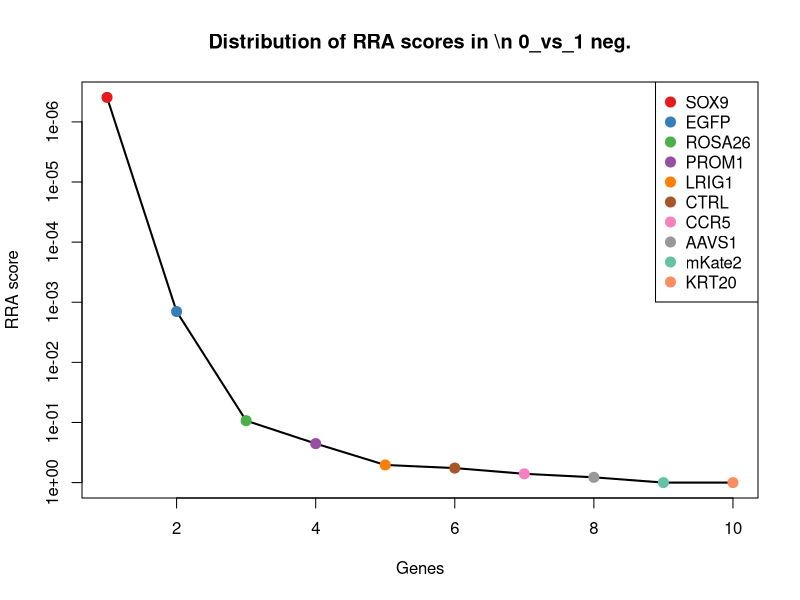
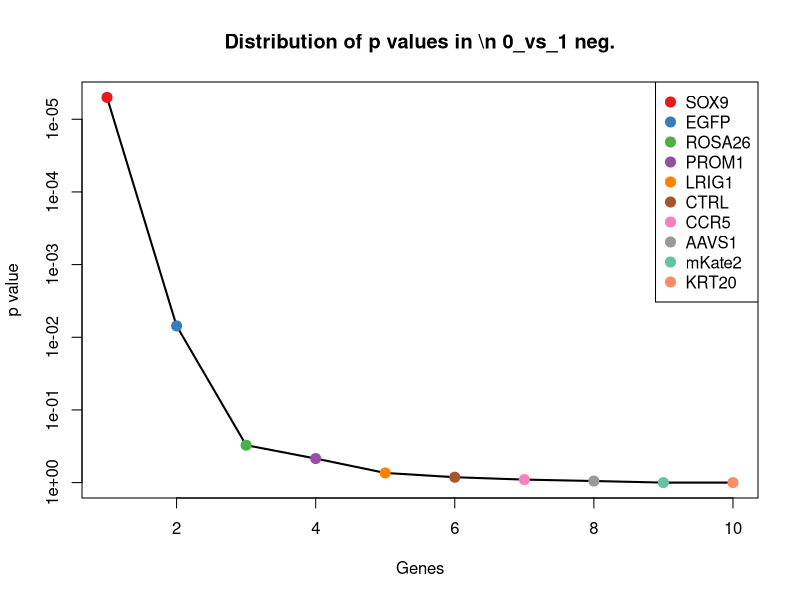
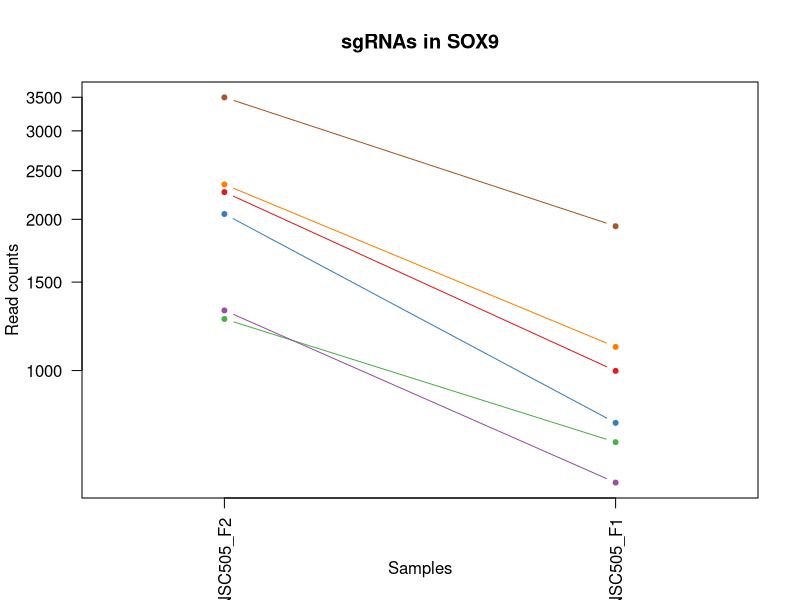
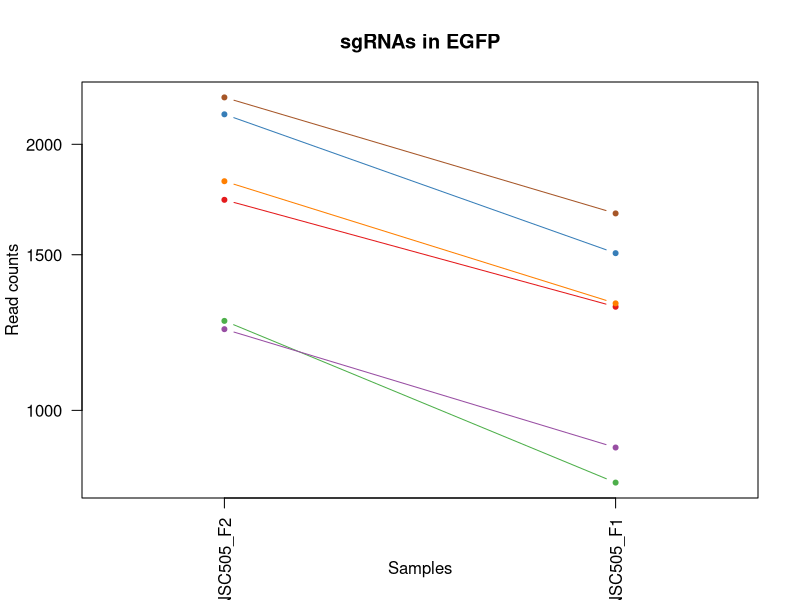
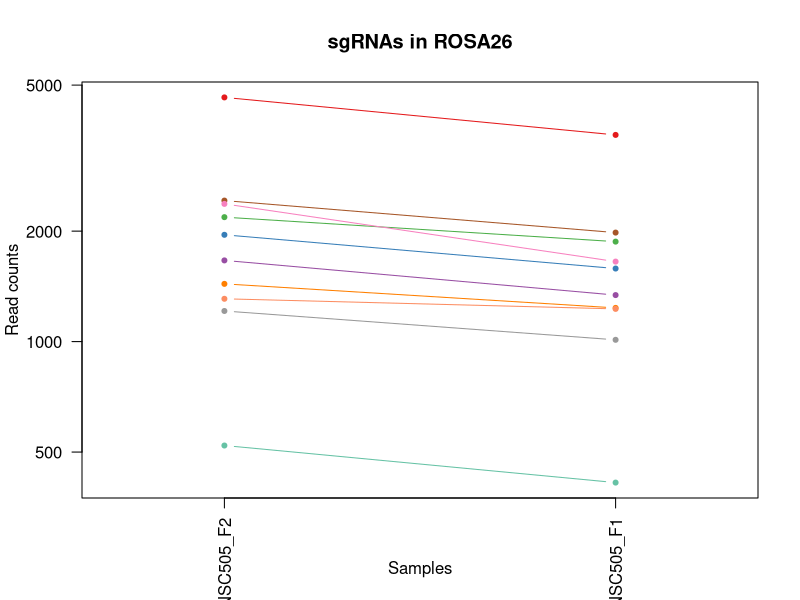
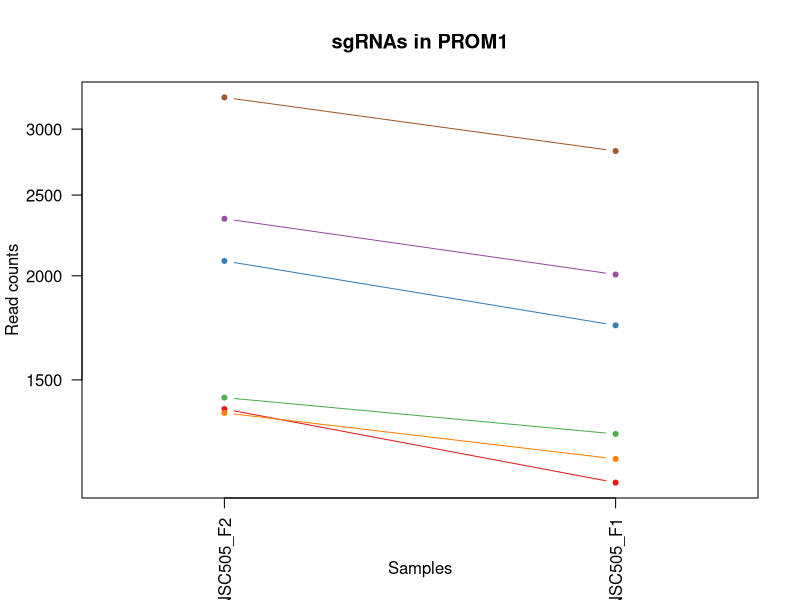
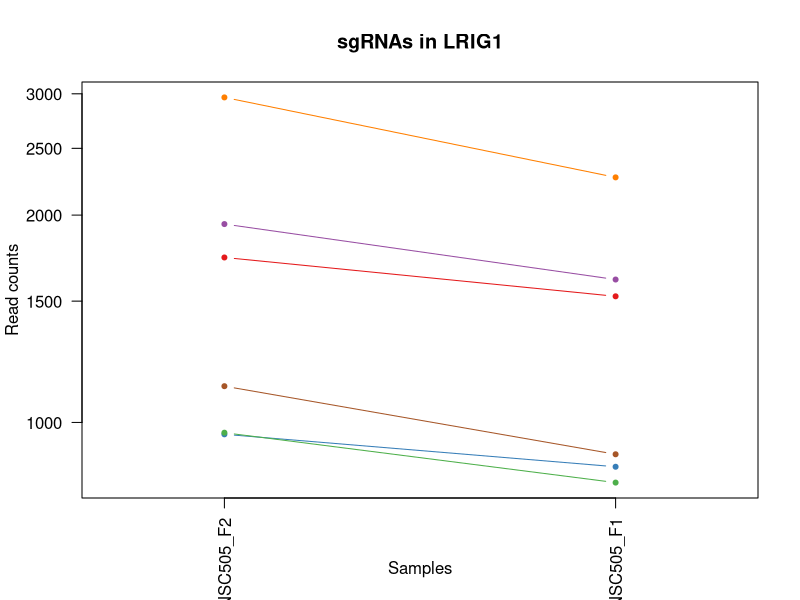
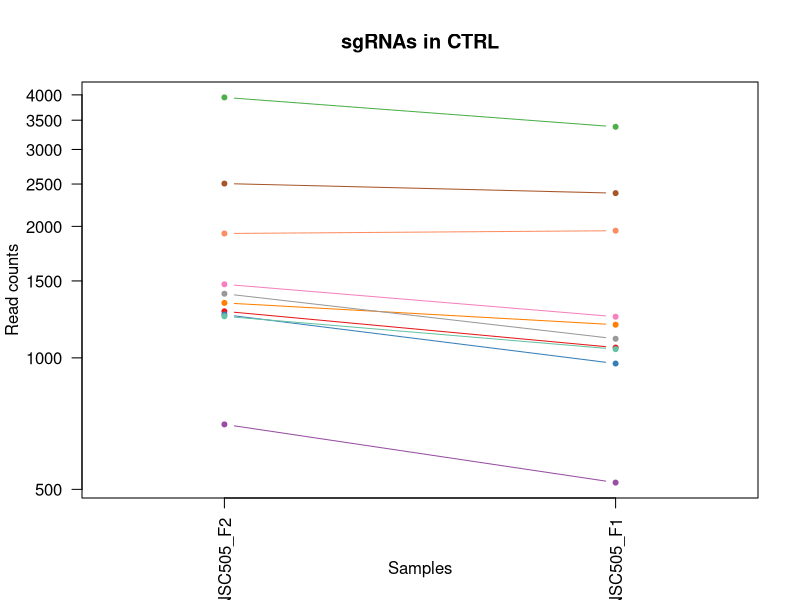

Source code (R) for these figures, in order: (Note: this script raises an error after producing the figures.)
pdf(file='S5A_c1_t0.pdf',width=4.5,height=4.5);
gstable=read.table('S5A_c1_t0.gene_summary.txt',header=T)
# 
#
# parameters
# Do not modify the variables beginning with "__"

# gstablename='__GENE_SUMMARY_FILE__'
startindex=3
# outputfile='__OUTPUT_FILE__'
targetgenelist=c("SOX9","EGFP","ROSA26","PROM1","LRIG1","CTRL","CCR5","AAVS1","mKate2","KRT20")
# samplelabel=sub('.\\w+.\\w+$','',colnames(gstable)[startindex]);
samplelabel='0_vs_1 neg.'


# You need to write some codes in front of this code:
# gstable=read.table(gstablename,header=T)
# pdf(file=outputfile,width=6,height=6)


# set up color using RColorBrewer
#library(RColorBrewer)
#colors <- brewer.pal(length(targetgenelist), "Set1")

colors=c( "#E41A1C", "#377EB8", "#4DAF4A", "#984EA3", "#FF7F00",  "#A65628", "#F781BF",
          "#999999", "#66C2A5", "#FC8D62", "#8DA0CB", "#E78AC3", "#A6D854", "#FFD92F", "#E5C494", "#B3B3B3", 
          "#8DD3C7", "#FFFFB3", "#BEBADA", "#FB8072", "#80B1D3", "#FDB462", "#B3DE69", "#FCCDE5",
          "#D9D9D9", "#BC80BD", "#CCEBC5", "#FFED6F")

######
# function definition

plotrankedvalues<-function(val, tglist, ...){
  
  plot(val,log='y',ylim=c(max(val),min(val)),type='l',lwd=2, ...)
  if(length(tglist)>0){
    for(i in 1:length(tglist)){
      targetgene=tglist[i];
      tx=which(names(val)==targetgene);ty=val[targetgene];
      points(tx,ty,col=colors[(i %% length(colors)) ],cex=2,pch=20)
      # text(tx+50,ty,targetgene,col=colors[i])
    }
    legend('topright',tglist,pch=20,pt.cex = 2,cex=1,col=colors)
  }
}



plotrandvalues<-function(val,targetgenelist, ...){
  # choose the one with the best distance distribution
  
  mindiffvalue=0;
  randval=val;
  for(i in 1:20){
    randval0=sample(val)
    vindex=sort(which(names(randval0) %in% targetgenelist))
    if(max(vindex)>0.9*length(val)){
      # print('pass...')
      next;
    }
    mindiffind=min(diff(vindex));
    if (mindiffind > mindiffvalue){
      mindiffvalue=mindiffind;
      randval=randval0;
      # print(paste('Diff: ',mindiffvalue))
    }
  }
  plot(randval,log='y',ylim=c(max(randval),min(randval)),pch=20,col='grey', ...)
  
  if(length(targetgenelist)>0){
    for(i in 1:length(targetgenelist)){
      targetgene=targetgenelist[i];
      tx=which(names(randval)==targetgene);ty=randval[targetgene];
      points(tx,ty,col=colors[(i %% length(colors)) ],cex=2,pch=20)
      text(tx+50,ty,targetgene,col=colors[i])
    }
  }
  
}




# set.seed(1235)



pvec=gstable[,startindex]
names(pvec)=gstable[,'id']
pvec=sort(pvec);

plotrankedvalues(pvec,targetgenelist,xlab='Genes',ylab='RRA score',main=paste('Distribution of RRA scores in \\n',samplelabel))

# plotrandvalues(pvec,targetgenelist,xlab='Genes',ylab='RRA score',main=paste('Distribution of RRA scores in \\n',samplelabel))


pvec=gstable[,startindex+1]
names(pvec)=gstable[,'id']
pvec=sort(pvec);

plotrankedvalues(pvec,targetgenelist,xlab='Genes',ylab='p value',main=paste('Distribution of p values in \\n',samplelabel))

# plotrandvalues(pvec,targetgenelist,xlab='Genes',ylab='p value',main=paste('Distribution of p values in \\n',samplelabel))



# you need to write after this code:
# dev.off()






# parameters
# Do not modify the variables beginning with "__"
targetmat=list(c(2265.0705135998887,997.6150572672227),c(2048.609728349602,785.9118619750504),c(1265.6223903150726,719.2108552391605),c(1316.3715696321256,597.4090168518834),c(2345.85492149234,1113.6168081122487),c(3496.5148851912318,1937.2292391119324))
targetgene="SOX9"
collabel=c("S34_MNSC505_F2","S33_MNSC505_F1")

# set up color using RColorBrewer
#library(RColorBrewer)
#colors <- brewer.pal(length(targetgenelist), "Set1")

colors=c( "#E41A1C", "#377EB8", "#4DAF4A", "#984EA3", "#FF7F00",  "#A65628", "#F781BF",
          "#999999", "#66C2A5", "#FC8D62", "#8DA0CB", "#E78AC3", "#A6D854", "#FFD92F", "#E5C494", "#B3B3B3", 
          "#8DD3C7", "#FFFFB3", "#BEBADA", "#FB8072", "#80B1D3", "#FDB462", "#B3DE69", "#FCCDE5",
          "#D9D9D9", "#BC80BD", "#CCEBC5", "#FFED6F")


## code

targetmatvec=unlist(targetmat)+1
yrange=range(targetmatvec[targetmatvec>0]);
# yrange[1]=1; # set the minimum value to 1
for(i in 1:length(targetmat)){
  vali=targetmat[[i]]+1;
  if(i==1){
    plot(1:length(vali),vali,type='b',las=1,pch=20,main=paste('sgRNAs in',targetgene),ylab='Read counts',xlab='Samples',xlim=c(0.7,length(vali)+0.3),ylim = yrange,col=colors[(i %% length(colors))],xaxt='n',log='y')
    axis(1,at=1:length(vali),labels=(collabel),las=2)
    # lines(0:100,rep(1,101),col='black');
  }else{
    lines(1:length(vali),vali,type='b',pch=20,col=colors[(i %% length(colors))])
  }
}




# parameters
# Do not modify the variables beginning with "__"
targetmat=list(c(1729.6148869281271,1308.8864220347089),c(2161.5007598916177,1505.122717214211),c(1261.4796001667419,827.4791560278513),c(1234.5514642025914,906.7470191052857),c(1815.577782505992,1320.4865971192114),c(2258.8563283773924,1669.458530911331))
targetgene="EGFP"
collabel=c("S34_MNSC505_F2","S33_MNSC505_F1")

# set up color using RColorBrewer
#library(RColorBrewer)
#colors <- brewer.pal(length(targetgenelist), "Set1")

colors=c( "#E41A1C", "#377EB8", "#4DAF4A", "#984EA3", "#FF7F00",  "#A65628", "#F781BF",
          "#999999", "#66C2A5", "#FC8D62", "#8DA0CB", "#E78AC3", "#A6D854", "#FFD92F", "#E5C494", "#B3B3B3", 
          "#8DD3C7", "#FFFFB3", "#BEBADA", "#FB8072", "#80B1D3", "#FDB462", "#B3DE69", "#FCCDE5",
          "#D9D9D9", "#BC80BD", "#CCEBC5", "#FFED6F")


## code

targetmatvec=unlist(targetmat)+1
yrange=range(targetmatvec[targetmatvec>0]);
# yrange[1]=1; # set the minimum value to 1
for(i in 1:length(targetmat)){
  vali=targetmat[[i]]+1;
  if(i==1){
    plot(1:length(vali),vali,type='b',las=1,pch=20,main=paste('sgRNAs in',targetgene),ylab='Read counts',xlab='Samples',xlim=c(0.7,length(vali)+0.3),ylim = yrange,col=colors[(i %% length(colors))],xaxt='n',log='y')
    axis(1,at=1:length(vali),labels=(collabel),las=2)
    # lines(0:100,rep(1,101),col='black');
  }else{
    lines(1:length(vali),vali,type='b',pch=20,col=colors[(i %% length(colors))])
  }
}




# parameters
# Do not modify the variables beginning with "__"
targetmat=list(c(4627.496595685552,3656.9551953894415),c(1953.3255549379926,1580.5238552634778),c(2182.214710633272,1871.4949136330845),c(1663.3302445548336,1337.8868597459652),c(1435.4767863966372,1234.451965242484),c(2421.460841699378,1980.7298956788172),c(2371.7473599194077,1651.0915870275353),c(1210.730420849689,1010.1819136087672),c(519.9201636155209,411.8062154998419),c(1307.050291798381,1226.7185151861488))
targetgene="ROSA26"
collabel=c("S34_MNSC505_F2","S33_MNSC505_F1")

# set up color using RColorBrewer
#library(RColorBrewer)
#colors <- brewer.pal(length(targetgenelist), "Set1")

colors=c( "#E41A1C", "#377EB8", "#4DAF4A", "#984EA3", "#FF7F00",  "#A65628", "#F781BF",
          "#999999", "#66C2A5", "#FC8D62", "#8DA0CB", "#E78AC3", "#A6D854", "#FFD92F", "#E5C494", "#B3B3B3", 
          "#8DD3C7", "#FFFFB3", "#BEBADA", "#FB8072", "#80B1D3", "#FDB462", "#B3DE69", "#FCCDE5",
          "#D9D9D9", "#BC80BD", "#CCEBC5", "#FFED6F")


## code

targetmatvec=unlist(targetmat)+1
yrange=range(targetmatvec[targetmatvec>0]);
# yrange[1]=1; # set the minimum value to 1
for(i in 1:length(targetmat)){
  vali=targetmat[[i]]+1;
  if(i==1){
    plot(1:length(vali),vali,type='b',las=1,pch=20,main=paste('sgRNAs in',targetgene),ylab='Read counts',xlab='Samples',xlim=c(0.7,length(vali)+0.3),ylim = yrange,col=colors[(i %% length(colors))],xaxt='n',log='y')
    axis(1,at=1:length(vali),labels=(collabel),las=2)
    # lines(0:100,rep(1,101),col='black');
  }else{
    lines(1:length(vali),vali,type='b',pch=20,col=colors[(i %% length(colors))])
  }
}




# parameters
# Do not modify the variables beginning with "__"
targetmat=list(c(1382.6562120054189,1128.1170269678769),c(2082.7877470733315,1742.926306446514),c(1427.1912060999755,1290.519478150913),c(2340.6764338069265,2005.863608361906),c(1368.156446486261,1204.4848462741854),c(3273.839914718449,2822.7092705622968))
targetgene="PROM1"
collabel=c("S34_MNSC505_F2","S33_MNSC505_F1")

# set up color using RColorBrewer
#library(RColorBrewer)
#colors <- brewer.pal(length(targetgenelist), "Set1")

colors=c( "#E41A1C", "#377EB8", "#4DAF4A", "#984EA3", "#FF7F00",  "#A65628", "#F781BF",
          "#999999", "#66C2A5", "#FC8D62", "#8DA0CB", "#E78AC3", "#A6D854", "#FFD92F", "#E5C494", "#B3B3B3", 
          "#8DD3C7", "#FFFFB3", "#BEBADA", "#FB8072", "#80B1D3", "#FDB462", "#B3DE69", "#FCCDE5",
          "#D9D9D9", "#BC80BD", "#CCEBC5", "#FFED6F")


## code

targetmatvec=unlist(targetmat)+1
yrange=range(targetmatvec[targetmatvec>0]);
# yrange[1]=1; # set the minimum value to 1
for(i in 1:length(targetmat)){
  vali=targetmat[[i]]+1;
  if(i==1){
    plot(1:length(vali),vali,type='b',las=1,pch=20,main=paste('sgRNAs in',targetgene),ylab='Read counts',xlab='Samples',xlim=c(0.7,length(vali)+0.3),ylim = yrange,col=colors[(i %% length(colors))],xaxt='n',log='y')
    axis(1,at=1:length(vali),labels=(collabel),las=2)
    # lines(0:100,rep(1,101),col='black');
  }else{
    lines(1:length(vali),vali,type='b',pch=20,col=colors[(i %% length(colors))])
  }
}




# parameters
# Do not modify the variables beginning with "__"
targetmat=list(c(1734.7933746135407,1523.4896610980068),c(960.0916168756729,861.3130000243173),c(965.2701045610866,816.8456622003906),c(1939.8614869559174,1611.457655488818),c(2963.1306535936355,2267.8342290202563),c(1127.874617883072,898.0468877919088))
targetgene="LRIG1"
collabel=c("S34_MNSC505_F2","S33_MNSC505_F1")

# set up color using RColorBrewer
#library(RColorBrewer)
#colors <- brewer.pal(length(targetgenelist), "Set1")

colors=c( "#E41A1C", "#377EB8", "#4DAF4A", "#984EA3", "#FF7F00",  "#A65628", "#F781BF",
          "#999999", "#66C2A5", "#FC8D62", "#8DA0CB", "#E78AC3", "#A6D854", "#FFD92F", "#E5C494", "#B3B3B3", 
          "#8DD3C7", "#FFFFB3", "#BEBADA", "#FB8072", "#80B1D3", "#FDB462", "#B3DE69", "#FCCDE5",
          "#D9D9D9", "#BC80BD", "#CCEBC5", "#FFED6F")


## code

targetmatvec=unlist(targetmat)+1
yrange=range(targetmatvec[targetmatvec>0]);
# yrange[1]=1; # set the minimum value to 1
for(i in 1:length(targetmat)){
  vali=targetmat[[i]]+1;
  if(i==1){
    plot(1:length(vali),vali,type='b',las=1,pch=20,main=paste('sgRNAs in',targetgene),ylab='Read counts',xlab='Samples',xlim=c(0.7,length(vali)+0.3),ylim = yrange,col=colors[(i %% length(colors))],xaxt='n',log='y')
    axis(1,at=1:length(vali),labels=(collabel),las=2)
    # lines(0:100,rep(1,101),col='black');
  }else{
    lines(1:length(vali),vali,type='b',pch=20,col=colors[(i %% length(colors))])
  }
}




# parameters
# Do not modify the variables beginning with "__"
targetmat=list(c(1277.0150632229825,1054.6492514326937),c(1255.2654149442455,969.581300813008),c(3946.0076162851283,3379.517674618421),c(703.2386276791607,517.1744725174071),c(1335.0141252996143,1189.9846274185572),c(2505.3523422030776,2381.9026173511984),c(1472.761897731615,1241.218734041777),c(1401.2987676729078,1104.9166767988715),c(1243.8727420363357,1045.9491201193168),c(1925.3617214367594,1953.6628204816445))
targetgene="CTRL"
collabel=c("S34_MNSC505_F2","S33_MNSC505_F1")

# set up color using RColorBrewer
#library(RColorBrewer)
#colors <- brewer.pal(length(targetgenelist), "Set1")

colors=c( "#E41A1C", "#377EB8", "#4DAF4A", "#984EA3", "#FF7F00",  "#A65628", "#F781BF",
          "#999999", "#66C2A5", "#FC8D62", "#8DA0CB", "#E78AC3", "#A6D854", "#FFD92F", "#E5C494", "#B3B3B3", 
          "#8DD3C7", "#FFFFB3", "#BEBADA", "#FB8072", "#80B1D3", "#FDB462", "#B3DE69", "#FCCDE5",
          "#D9D9D9", "#BC80BD", "#CCEBC5", "#FFED6F")


## code

targetmatvec=unlist(targetmat)+1
yrange=range(targetmatvec[targetmatvec>0]);
# yrange[1]=1; # set the minimum value to 1
for(i in 1:length(targetmat)){
  vali=targetmat[[i]]+1;
  if(i==1){
    plot(1:length(vali),vali,type='b',las=1,pch=20,main=paste('sgRNAs in',targetgene),ylab='Read counts',xlab='Samples',xlim=c(0.7,length(vali)+0.3),ylim = yrange,col=colors[(i %% length(colors))],xaxt='n',log='y')
    axis(1,at=1:length(vali),labels=(collabel),las=2)
    # lines(0:100,rep(1,101),col='black');
  }else{
    lines(1:length(vali),vali,type='b',pch=20,col=colors[(i %% length(colors))])
  }
}




# parameters
# Do not modify the variables beginning with "__"
targetmat=list(c(1117.517642512245,855.512912482066),c(1866.326961823045,1465.4887856754938),c(954.9131291902594,814.9122996863069),c(855.4861656303192,641.8763546758099),c(1123.7318277347413,1015.9820011510185),c(1439.6195765449681,1245.0854590699446),c(2372.7830574564905,1905.3287576295504),c(1544.225027790322,1242.185415298819),c(827.522332129086,796.5453558025112),c(1358.8351686525166,1149.3840146227983))
targetgene="CCR5"
collabel=c("S34_MNSC505_F2","S33_MNSC505_F1")

# set up color using RColorBrewer
#library(RColorBrewer)
#colors <- brewer.pal(length(targetgenelist), "Set1")

colors=c( "#E41A1C", "#377EB8", "#4DAF4A", "#984EA3", "#FF7F00",  "#A65628", "#F781BF",
          "#999999", "#66C2A5", "#FC8D62", "#8DA0CB", "#E78AC3", "#A6D854", "#FFD92F", "#E5C494", "#B3B3B3", 
          "#8DD3C7", "#FFFFB3", "#BEBADA", "#FB8072", "#80B1D3", "#FDB462", "#B3DE69", "#FCCDE5",
          "#D9D9D9", "#BC80BD", "#CCEBC5", "#FFED6F")


## code

targetmatvec=unlist(targetmat)+1
yrange=range(targetmatvec[targetmatvec>0]);
# yrange[1]=1; # set the minimum value to 1
for(i in 1:length(targetmat)){
  vali=targetmat[[i]]+1;
  if(i==1){
    plot(1:length(vali),vali,type='b',las=1,pch=20,main=paste('sgRNAs in',targetgene),ylab='Read counts',xlab='Samples',xlim=c(0.7,length(vali)+0.3),ylim = yrange,col=colors[(i %% length(colors))],xaxt='n',log='y')
    axis(1,at=1:length(vali),labels=(collabel),las=2)
    # lines(0:100,rep(1,101),col='black');
  }else{
    lines(1:length(vali),vali,type='b',pch=20,col=colors[(i %% length(colors))])
  }
}




# parameters
# Do not modify the variables beginning with "__"
targetmat=list(c(1717.1865164831345,1557.3235050944727),c(1500.725731232848,1297.2862469502063),c(1296.693316427554,1023.7154512073536),c(795.415708479522,575.17534793992),c(1362.9779588008475,1058.5159764608613),c(542.7055094313405,536.5080976582448),c(1065.7327656581094,867.1130875665685),c(2077.609259387918,1741.9596251894723),c(595.5260838225587,499.77420989065325),c(705.310022753326,597.4090168518834))
targetgene="AAVS1"
collabel=c("S34_MNSC505_F2","S33_MNSC505_F1")

# set up color using RColorBrewer
#library(RColorBrewer)
#colors <- brewer.pal(length(targetgenelist), "Set1")

colors=c( "#E41A1C", "#377EB8", "#4DAF4A", "#984EA3", "#FF7F00",  "#A65628", "#F781BF",
          "#999999", "#66C2A5", "#FC8D62", "#8DA0CB", "#E78AC3", "#A6D854", "#FFD92F", "#E5C494", "#B3B3B3", 
          "#8DD3C7", "#FFFFB3", "#BEBADA", "#FB8072", "#80B1D3", "#FDB462", "#B3DE69", "#FCCDE5",
          "#D9D9D9", "#BC80BD", "#CCEBC5", "#FFED6F")


## code

targetmatvec=unlist(targetmat)+1
yrange=range(targetmatvec[targetmatvec>0]);
# yrange[1]=1; # set the minimum value to 1
for(i in 1:length(targetmat)){
  vali=targetmat[[i]]+1;
  if(i==1){
    plot(1:length(vali),vali,type='b',las=1,pch=20,main=paste('sgRNAs in',targetgene),ylab='Read counts',xlab='Samples',xlim=c(0.7,length(vali)+0.3),ylim = yrange,col=colors[(i %% length(colors))],xaxt='n',log='y')
    axis(1,at=1:length(vali),labels=(collabel),las=2)
    # lines(0:100,rep(1,101),col='black');
  }else{
    lines(1:length(vali),vali,type='b',pch=20,col=colors[(i %% length(colors))])
  }
}




# parameters
# Do not modify the variables beginning with "__"
targetmat=list(c(829.5937272032514,2457.3037554004654),c(931.092085837357,2938.7110214073227),c(910.3781350957029,2887.476914784103),c(921.7708080036126,1732.2928126190534),c(790.2372207941083,2267.8342290202563),c(1401.2987676729078,4205.063468132189))
targetgene="mKate2"
collabel=c("S34_MNSC505_F2","S33_MNSC505_F1")

# set up color using RColorBrewer
#library(RColorBrewer)
#colors <- brewer.pal(length(targetgenelist), "Set1")

colors=c( "#E41A1C", "#377EB8", "#4DAF4A", "#984EA3", "#FF7F00",  "#A65628", "#F781BF",
          "#999999", "#66C2A5", "#FC8D62", "#8DA0CB", "#E78AC3", "#A6D854", "#FFD92F", "#E5C494", "#B3B3B3", 
          "#8DD3C7", "#FFFFB3", "#BEBADA", "#FB8072", "#80B1D3", "#FDB462", "#B3DE69", "#FCCDE5",
          "#D9D9D9", "#BC80BD", "#CCEBC5", "#FFED6F")


## code

targetmatvec=unlist(targetmat)+1
yrange=range(targetmatvec[targetmatvec>0]);
# yrange[1]=1; # set the minimum value to 1
for(i in 1:length(targetmat)){
  vali=targetmat[[i]]+1;
  if(i==1){
    plot(1:length(vali),vali,type='b',las=1,pch=20,main=paste('sgRNAs in',targetgene),ylab='Read counts',xlab='Samples',xlim=c(0.7,length(vali)+0.3),ylim = yrange,col=colors[(i %% length(colors))],xaxt='n',log='y')
    axis(1,at=1:length(vali),labels=(collabel),las=2)
    # lines(0:100,rep(1,101),col='black');
  }else{
    lines(1:length(vali),vali,type='b',pch=20,col=colors[(i %% length(colors))])
  }
}




# parameters
# Do not modify the variables beginning with "__"
targetmat=list(c(995.3053331364852,2988.0117655164586),c(1358.8351686525166,4073.5948171744926),c(1292.550526279223,3415.284881128971),c(614.1686394900476,1497.389267157876),c(1766.8999982631046,5126.310706093102),c(801.6298937020182,2118.965315435806))
targetgene="KRT20"
collabel=c("S34_MNSC505_F2","S33_MNSC505_F1")

# set up color using RColorBrewer
#library(RColorBrewer)
#colors <- brewer.pal(length(targetgenelist), "Set1")

colors=c( "#E41A1C", "#377EB8", "#4DAF4A", "#984EA3", "#FF7F00",  "#A65628", "#F781BF",
          "#999999", "#66C2A5", "#FC8D62", "#8DA0CB", "#E78AC3", "#A6D854", "#FFD92F", "#E5C494", "#B3B3B3", 
          "#8DD3C7", "#FFFFB3", "#BEBADA", "#FB8072", "#80B1D3", "#FDB462", "#B3DE69", "#FCCDE5",
          "#D9D9D9", "#BC80BD", "#CCEBC5", "#FFED6F")


## code

targetmatvec=unlist(targetmat)+1
yrange=range(targetmatvec[targetmatvec>0]);
# yrange[1]=1; # set the minimum value to 1
for(i in 1:length(targetmat)){
  vali=targetmat[[i]]+1;
  if(i==1){
    plot(1:length(vali),vali,type='b',las=1,pch=20,main=paste('sgRNAs in',targetgene),ylab='Read counts',xlab='Samples',xlim=c(0.7,length(vali)+0.3),ylim = yrange,col=colors[(i %% length(colors))],xaxt='n',log='y')
    axis(1,at=1:length(vali),labels=(collabel),las=2)
    # lines(0:100,rep(1,101),col='black');
  }else{
    lines(1:length(vali),vali,type='b',pch=20,col=colors[(i %% length(colors))])
  }
}



# 
#
# parameters
# Do not modify the variables beginning with "__"

# gstablename='__GENE_SUMMARY_FILE__'
startindex=9
# outputfile='__OUTPUT_FILE__'
targetgenelist=c("mKate2","KRT20","LRIG1","CTRL","AAVS1","CCR5","ROSA26","PROM1","EGFP","SOX9")
# samplelabel=sub('.\\w+.\\w+$','',colnames(gstable)[startindex]);
samplelabel='0_vs_1 pos.'


# You need to write some codes in front of this code:
# gstable=read.table(gstablename,header=T)
# pdf(file=outputfile,width=6,height=6)


# set up color using RColorBrewer
#library(RColorBrewer)
#colors <- brewer.pal(length(targetgenelist), "Set1")

colors=c( "#E41A1C", "#377EB8", "#4DAF4A", "#984EA3", "#FF7F00",  "#A65628", "#F781BF",
          "#999999", "#66C2A5", "#FC8D62", "#8DA0CB", "#E78AC3", "#A6D854", "#FFD92F", "#E5C494", "#B3B3B3", 
          "#8DD3C7", "#FFFFB3", "#BEBADA", "#FB8072", "#80B1D3", "#FDB462", "#B3DE69", "#FCCDE5",
          "#D9D9D9", "#BC80BD", "#CCEBC5", "#FFED6F")

######
# function definition

plotrankedvalues<-function(val, tglist, ...){
  
  plot(val,log='y',ylim=c(max(val),min(val)),type='l',lwd=2, ...)
  if(length(tglist)>0){
    for(i in 1:length(tglist)){
      targetgene=tglist[i];
      tx=which(names(val)==targetgene);ty=val[targetgene];
      points(tx,ty,col=colors[(i %% length(colors)) ],cex=2,pch=20)
      # text(tx+50,ty,targetgene,col=colors[i])
    }
    legend('topright',tglist,pch=20,pt.cex = 2,cex=1,col=colors)
  }
}



plotrandvalues<-function(val,targetgenelist, ...){
  # choose the one with the best distance distribution
  
  mindiffvalue=0;
  randval=val;
  for(i in 1:20){
    randval0=sample(val)
    vindex=sort(which(names(randval0) %in% targetgenelist))
    if(max(vindex)>0.9*length(val)){
      # print('pass...')
      next;
    }
    mindiffind=min(diff(vindex));
    if (mindiffind > mindiffvalue){
      mindiffvalue=mindiffind;
      randval=randval0;
      # print(paste('Diff: ',mindiffvalue))
    }
  }
  plot(randval,log='y',ylim=c(max(randval),min(randval)),pch=20,col='grey', ...)
  
  if(length(targetgenelist)>0){
    for(i in 1:length(targetgenelist)){
      targetgene=targetgenelist[i];
      tx=which(names(randval)==targetgene);ty=randval[targetgene];
      points(tx,ty,col=colors[(i %% length(colors)) ],cex=2,pch=20)
      text(tx+50,ty,targetgene,col=colors[i])
    }
  }
  
}




# set.seed(1235)



pvec=gstable[,startindex]
names(pvec)=gstable[,'id']
pvec=sort(pvec);

plotrankedvalues(pvec,targetgenelist,xlab='Genes',ylab='RRA score',main=paste('Distribution of RRA scores in \\n',samplelabel))

# plotrandvalues(pvec,targetgenelist,xlab='Genes',ylab='RRA score',main=paste('Distribution of RRA scores in \\n',samplelabel))


pvec=gstable[,startindex+1]
names(pvec)=gstable[,'id']
pvec=sort(pvec);

plotrankedvalues(pvec,targetgenelist,xlab='Genes',ylab='p value',main=paste('Distribution of p values in \\n',samplelabel))

# plotrandvalues(pvec,targetgenelist,xlab='Genes',ylab='p value',main=paste('Distribution of p values in \\n',samplelabel))



# you need to write after this code:
# dev.off()






# parameters
# Do not modify the variables beginning with "__"
targetmat=list(c(829.5937272032514,2457.3037554004654),c(931.092085837357,2938.7110214073227),c(910.3781350957029,2887.476914784103),c(921.7708080036126,1732.2928126190534),c(790.2372207941083,2267.8342290202563),c(1401.2987676729078,4205.063468132189))
targetgene="mKate2"
collabel=c("S34_MNSC505_F2","S33_MNSC505_F1")

# set up color using RColorBrewer
#library(RColorBrewer)
#colors <- brewer.pal(length(targetgenelist), "Set1")

colors=c( "#E41A1C", "#377EB8", "#4DAF4A", "#984EA3", "#FF7F00",  "#A65628", "#F781BF",
          "#999999", "#66C2A5", "#FC8D62", "#8DA0CB", "#E78AC3", "#A6D854", "#FFD92F", "#E5C494", "#B3B3B3", 
          "#8DD3C7", "#FFFFB3", "#BEBADA", "#FB8072", "#80B1D3", "#FDB462", "#B3DE69", "#FCCDE5",
          "#D9D9D9", "#BC80BD", "#CCEBC5", "#FFED6F")


## code

targetmatvec=unlist(targetmat)+1
yrange=range(targetmatvec[targetmatvec>0]);
# yrange[1]=1; # set the minimum value to 1
for(i in 1:length(targetmat)){
  vali=targetmat[[i]]+1;
  if(i==1){
    plot(1:length(vali),vali,type='b',las=1,pch=20,main=paste('sgRNAs in',targetgene),ylab='Read counts',xlab='Samples',xlim=c(0.7,length(vali)+0.3),ylim = yrange,col=colors[(i %% length(colors))],xaxt='n',log='y')
    axis(1,at=1:length(vali),labels=(collabel),las=2)
    # lines(0:100,rep(1,101),col='black');
  }else{
    lines(1:length(vali),vali,type='b',pch=20,col=colors[(i %% length(colors))])
  }
}




# parameters
# Do not modify the variables beginning with "__"
targetmat=list(c(995.3053331364852,2988.0117655164586),c(1358.8351686525166,4073.5948171744926),c(1292.550526279223,3415.284881128971),c(614.1686394900476,1497.389267157876),c(1766.8999982631046,5126.310706093102),c(801.6298937020182,2118.965315435806))
targetgene="KRT20"
collabel=c("S34_MNSC505_F2","S33_MNSC505_F1")

# set up color using RColorBrewer
#library(RColorBrewer)
#colors <- brewer.pal(length(targetgenelist), "Set1")

colors=c( "#E41A1C", "#377EB8", "#4DAF4A", "#984EA3", "#FF7F00",  "#A65628", "#F781BF",
          "#999999", "#66C2A5", "#FC8D62", "#8DA0CB", "#E78AC3", "#A6D854", "#FFD92F", "#E5C494", "#B3B3B3", 
          "#8DD3C7", "#FFFFB3", "#BEBADA", "#FB8072", "#80B1D3", "#FDB462", "#B3DE69", "#FCCDE5",
          "#D9D9D9", "#BC80BD", "#CCEBC5", "#FFED6F")


## code

targetmatvec=unlist(targetmat)+1
yrange=range(targetmatvec[targetmatvec>0]);
# yrange[1]=1; # set the minimum value to 1
for(i in 1:length(targetmat)){
  vali=targetmat[[i]]+1;
  if(i==1){
    plot(1:length(vali),vali,type='b',las=1,pch=20,main=paste('sgRNAs in',targetgene),ylab='Read counts',xlab='Samples',xlim=c(0.7,length(vali)+0.3),ylim = yrange,col=colors[(i %% length(colors))],xaxt='n',log='y')
    axis(1,at=1:length(vali),labels=(collabel),las=2)
    # lines(0:100,rep(1,101),col='black');
  }else{
    lines(1:length(vali),vali,type='b',pch=20,col=colors[(i %% length(colors))])
  }
}




# parameters
# Do not modify the variables beginning with "__"
targetmat=list(c(1734.7933746135407,1523.4896610980068),c(960.0916168756729,861.3130000243173),c(965.2701045610866,816.8456622003906),c(1939.8614869559174,1611.457655488818),c(2963.1306535936355,2267.8342290202563),c(1127.874617883072,898.0468877919088))
targetgene="LRIG1"
collabel=c("S34_MNSC505_F2","S33_MNSC505_F1")

# set up color using RColorBrewer
#library(RColorBrewer)
#colors <- brewer.pal(length(targetgenelist), "Set1")

colors=c( "#E41A1C", "#377EB8", "#4DAF4A", "#984EA3", "#FF7F00",  "#A65628", "#F781BF",
          "#999999", "#66C2A5", "#FC8D62", "#8DA0CB", "#E78AC3", "#A6D854", "#FFD92F", "#E5C494", "#B3B3B3", 
          "#8DD3C7", "#FFFFB3", "#BEBADA", "#FB8072", "#80B1D3", "#FDB462", "#B3DE69", "#FCCDE5",
          "#D9D9D9", "#BC80BD", "#CCEBC5", "#FFED6F")


## code

targetmatvec=unlist(targetmat)+1
yrange=range(targetmatvec[targetmatvec>0]);
# yrange[1]=1; # set the minimum value to 1
for(i in 1:length(targetmat)){
  vali=targetmat[[i]]+1;
  if(i==1){
    plot(1:length(vali),vali,type='b',las=1,pch=20,main=paste('sgRNAs in',targetgene),ylab='Read counts',xlab='Samples',xlim=c(0.7,length(vali)+0.3),ylim = yrange,col=colors[(i %% length(colors))],xaxt='n',log='y')
    axis(1,at=1:length(vali),labels=(collabel),las=2)
    # lines(0:100,rep(1,101),col='black');
  }else{
    lines(1:length(vali),vali,type='b',pch=20,col=colors[(i %% length(colors))])
  }
}




# parameters
# Do not modify the variables beginning with "__"
targetmat=list(c(1277.0150632229825,1054.6492514326937),c(1255.2654149442455,969.581300813008),c(3946.0076162851283,3379.517674618421),c(703.2386276791607,517.1744725174071),c(1335.0141252996143,1189.9846274185572),c(2505.3523422030776,2381.9026173511984),c(1472.761897731615,1241.218734041777),c(1401.2987676729078,1104.9166767988715),c(1243.8727420363357,1045.9491201193168),c(1925.3617214367594,1953.6628204816445))
targetgene="CTRL"
collabel=c("S34_MNSC505_F2","S33_MNSC505_F1")

# set up color using RColorBrewer
#library(RColorBrewer)
#colors <- brewer.pal(length(targetgenelist), "Set1")

colors=c( "#E41A1C", "#377EB8", "#4DAF4A", "#984EA3", "#FF7F00",  "#A65628", "#F781BF",
          "#999999", "#66C2A5", "#FC8D62", "#8DA0CB", "#E78AC3", "#A6D854", "#FFD92F", "#E5C494", "#B3B3B3", 
          "#8DD3C7", "#FFFFB3", "#BEBADA", "#FB8072", "#80B1D3", "#FDB462", "#B3DE69", "#FCCDE5",
          "#D9D9D9", "#BC80BD", "#CCEBC5", "#FFED6F")


## code

targetmatvec=unlist(targetmat)+1
yrange=range(targetmatvec[targetmatvec>0]);
# yrange[1]=1; # set the minimum value to 1
for(i in 1:length(targetmat)){
  vali=targetmat[[i]]+1;
  if(i==1){
    plot(1:length(vali),vali,type='b',las=1,pch=20,main=paste('sgRNAs in',targetgene),ylab='Read counts',xlab='Samples',xlim=c(0.7,length(vali)+0.3),ylim = yrange,col=colors[(i %% length(colors))],xaxt='n',log='y')
    axis(1,at=1:length(vali),labels=(collabel),las=2)
    # lines(0:100,rep(1,101),col='black');
  }else{
    lines(1:length(vali),vali,type='b',pch=20,col=colors[(i %% length(colors))])
  }
}




# parameters
# Do not modify the variables beginning with "__"
targetmat=list(c(1717.1865164831345,1557.3235050944727),c(1500.725731232848,1297.2862469502063),c(1296.693316427554,1023.7154512073536),c(795.415708479522,575.17534793992),c(1362.9779588008475,1058.5159764608613),c(542.7055094313405,536.5080976582448),c(1065.7327656581094,867.1130875665685),c(2077.609259387918,1741.9596251894723),c(595.5260838225587,499.77420989065325),c(705.310022753326,597.4090168518834))
targetgene="AAVS1"
collabel=c("S34_MNSC505_F2","S33_MNSC505_F1")

# set up color using RColorBrewer
#library(RColorBrewer)
#colors <- brewer.pal(length(targetgenelist), "Set1")

colors=c( "#E41A1C", "#377EB8", "#4DAF4A", "#984EA3", "#FF7F00",  "#A65628", "#F781BF",
          "#999999", "#66C2A5", "#FC8D62", "#8DA0CB", "#E78AC3", "#A6D854", "#FFD92F", "#E5C494", "#B3B3B3", 
          "#8DD3C7", "#FFFFB3", "#BEBADA", "#FB8072", "#80B1D3", "#FDB462", "#B3DE69", "#FCCDE5",
          "#D9D9D9", "#BC80BD", "#CCEBC5", "#FFED6F")


## code

targetmatvec=unlist(targetmat)+1
yrange=range(targetmatvec[targetmatvec>0]);
# yrange[1]=1; # set the minimum value to 1
for(i in 1:length(targetmat)){
  vali=targetmat[[i]]+1;
  if(i==1){
    plot(1:length(vali),vali,type='b',las=1,pch=20,main=paste('sgRNAs in',targetgene),ylab='Read counts',xlab='Samples',xlim=c(0.7,length(vali)+0.3),ylim = yrange,col=colors[(i %% length(colors))],xaxt='n',log='y')
    axis(1,at=1:length(vali),labels=(collabel),las=2)
    # lines(0:100,rep(1,101),col='black');
  }else{
    lines(1:length(vali),vali,type='b',pch=20,col=colors[(i %% length(colors))])
  }
}




# parameters
# Do not modify the variables beginning with "__"
targetmat=list(c(1117.517642512245,855.512912482066),c(1866.326961823045,1465.4887856754938),c(954.9131291902594,814.9122996863069),c(855.4861656303192,641.8763546758099),c(1123.7318277347413,1015.9820011510185),c(1439.6195765449681,1245.0854590699446),c(2372.7830574564905,1905.3287576295504),c(1544.225027790322,1242.185415298819),c(827.522332129086,796.5453558025112),c(1358.8351686525166,1149.3840146227983))
targetgene="CCR5"
collabel=c("S34_MNSC505_F2","S33_MNSC505_F1")

# set up color using RColorBrewer
#library(RColorBrewer)
#colors <- brewer.pal(length(targetgenelist), "Set1")

colors=c( "#E41A1C", "#377EB8", "#4DAF4A", "#984EA3", "#FF7F00",  "#A65628", "#F781BF",
          "#999999", "#66C2A5", "#FC8D62", "#8DA0CB", "#E78AC3", "#A6D854", "#FFD92F", "#E5C494", "#B3B3B3", 
          "#8DD3C7", "#FFFFB3", "#BEBADA", "#FB8072", "#80B1D3", "#FDB462", "#B3DE69", "#FCCDE5",
          "#D9D9D9", "#BC80BD", "#CCEBC5", "#FFED6F")


## code

targetmatvec=unlist(targetmat)+1
yrange=range(targetmatvec[targetmatvec>0]);
# yrange[1]=1; # set the minimum value to 1
for(i in 1:length(targetmat)){
  vali=targetmat[[i]]+1;
  if(i==1){
    plot(1:length(vali),vali,type='b',las=1,pch=20,main=paste('sgRNAs in',targetgene),ylab='Read counts',xlab='Samples',xlim=c(0.7,length(vali)+0.3),ylim = yrange,col=colors[(i %% length(colors))],xaxt='n',log='y')
    axis(1,at=1:length(vali),labels=(collabel),las=2)
    # lines(0:100,rep(1,101),col='black');
  }else{
    lines(1:length(vali),vali,type='b',pch=20,col=colors[(i %% length(colors))])
  }
}




# parameters
# Do not modify the variables beginning with "__"
targetmat=list(c(4627.496595685552,3656.9551953894415),c(1953.3255549379926,1580.5238552634778),c(2182.214710633272,1871.4949136330845),c(1663.3302445548336,1337.8868597459652),c(1435.4767863966372,1234.451965242484),c(2421.460841699378,1980.7298956788172),c(2371.7473599194077,1651.0915870275353),c(1210.730420849689,1010.1819136087672),c(519.9201636155209,411.8062154998419),c(1307.050291798381,1226.7185151861488))
targetgene="ROSA26"
collabel=c("S34_MNSC505_F2","S33_MNSC505_F1")

# set up color using RColorBrewer
#library(RColorBrewer)
#colors <- brewer.pal(length(targetgenelist), "Set1")

colors=c( "#E41A1C", "#377EB8", "#4DAF4A", "#984EA3", "#FF7F00",  "#A65628", "#F781BF",
          "#999999", "#66C2A5", "#FC8D62", "#8DA0CB", "#E78AC3", "#A6D854", "#FFD92F", "#E5C494", "#B3B3B3", 
          "#8DD3C7", "#FFFFB3", "#BEBADA", "#FB8072", "#80B1D3", "#FDB462", "#B3DE69", "#FCCDE5",
          "#D9D9D9", "#BC80BD", "#CCEBC5", "#FFED6F")


## code

targetmatvec=unlist(targetmat)+1
yrange=range(targetmatvec[targetmatvec>0]);
# yrange[1]=1; # set the minimum value to 1
for(i in 1:length(targetmat)){
  vali=targetmat[[i]]+1;
  if(i==1){
    plot(1:length(vali),vali,type='b',las=1,pch=20,main=paste('sgRNAs in',targetgene),ylab='Read counts',xlab='Samples',xlim=c(0.7,length(vali)+0.3),ylim = yrange,col=colors[(i %% length(colors))],xaxt='n',log='y')
    axis(1,at=1:length(vali),labels=(collabel),las=2)
    # lines(0:100,rep(1,101),col='black');
  }else{
    lines(1:length(vali),vali,type='b',pch=20,col=colors[(i %% length(colors))])
  }
}




# parameters
# Do not modify the variables beginning with "__"
targetmat=list(c(1382.6562120054189,1128.1170269678769),c(2082.7877470733315,1742.926306446514),c(1427.1912060999755,1290.519478150913),c(2340.6764338069265,2005.863608361906),c(1368.156446486261,1204.4848462741854),c(3273.839914718449,2822.7092705622968))
targetgene="PROM1"
collabel=c("S34_MNSC505_F2","S33_MNSC505_F1")

# set up color using RColorBrewer
#library(RColorBrewer)
#colors <- brewer.pal(length(targetgenelist), "Set1")

colors=c( "#E41A1C", "#377EB8", "#4DAF4A", "#984EA3", "#FF7F00",  "#A65628", "#F781BF",
          "#999999", "#66C2A5", "#FC8D62", "#8DA0CB", "#E78AC3", "#A6D854", "#FFD92F", "#E5C494", "#B3B3B3", 
          "#8DD3C7", "#FFFFB3", "#BEBADA", "#FB8072", "#80B1D3", "#FDB462", "#B3DE69", "#FCCDE5",
          "#D9D9D9", "#BC80BD", "#CCEBC5", "#FFED6F")


## code

targetmatvec=unlist(targetmat)+1
yrange=range(targetmatvec[targetmatvec>0]);
# yrange[1]=1; # set the minimum value to 1
for(i in 1:length(targetmat)){
  vali=targetmat[[i]]+1;
  if(i==1){
    plot(1:length(vali),vali,type='b',las=1,pch=20,main=paste('sgRNAs in',targetgene),ylab='Read counts',xlab='Samples',xlim=c(0.7,length(vali)+0.3),ylim = yrange,col=colors[(i %% length(colors))],xaxt='n',log='y')
    axis(1,at=1:length(vali),labels=(collabel),las=2)
    # lines(0:100,rep(1,101),col='black');
  }else{
    lines(1:length(vali),vali,type='b',pch=20,col=colors[(i %% length(colors))])
  }
}




# parameters
# Do not modify the variables beginning with "__"
targetmat=list(c(1729.6148869281271,1308.8864220347089),c(2161.5007598916177,1505.122717214211),c(1261.4796001667419,827.4791560278513),c(1234.5514642025914,906.7470191052857),c(1815.577782505992,1320.4865971192114),c(2258.8563283773924,1669.458530911331))
targetgene="EGFP"
collabel=c("S34_MNSC505_F2","S33_MNSC505_F1")

# set up color using RColorBrewer
#library(RColorBrewer)
#colors <- brewer.pal(length(targetgenelist), "Set1")

colors=c( "#E41A1C", "#377EB8", "#4DAF4A", "#984EA3", "#FF7F00",  "#A65628", "#F781BF",
          "#999999", "#66C2A5", "#FC8D62", "#8DA0CB", "#E78AC3", "#A6D854", "#FFD92F", "#E5C494", "#B3B3B3", 
          "#8DD3C7", "#FFFFB3", "#BEBADA", "#FB8072", "#80B1D3", "#FDB462", "#B3DE69", "#FCCDE5",
          "#D9D9D9", "#BC80BD", "#CCEBC5", "#FFED6F")


## code

targetmatvec=unlist(targetmat)+1
yrange=range(targetmatvec[targetmatvec>0]);
# yrange[1]=1; # set the minimum value to 1
for(i in 1:length(targetmat)){
  vali=targetmat[[i]]+1;
  if(i==1){
    plot(1:length(vali),vali,type='b',las=1,pch=20,main=paste('sgRNAs in',targetgene),ylab='Read counts',xlab='Samples',xlim=c(0.7,length(vali)+0.3),ylim = yrange,col=colors[(i %% length(colors))],xaxt='n',log='y')
    axis(1,at=1:length(vali),labels=(collabel),las=2)
    # lines(0:100,rep(1,101),col='black');
  }else{
    lines(1:length(vali),vali,type='b',pch=20,col=colors[(i %% length(colors))])
  }
}




# parameters
# Do not modify the variables beginning with "__"
targetmat=list(c(2265.0705135998887,997.6150572672227),c(2048.609728349602,785.9118619750504),c(1265.6223903150726,719.2108552391605),c(1316.3715696321256,597.4090168518834),c(2345.85492149234,1113.6168081122487),c(3496.5148851912318,1937.2292391119324))
targetgene="SOX9"
collabel=c("S34_MNSC505_F2","S33_MNSC505_F1")

# set up color using RColorBrewer
#library(RColorBrewer)
#colors <- brewer.pal(length(targetgenelist), "Set1")

colors=c( "#E41A1C", "#377EB8", "#4DAF4A", "#984EA3", "#FF7F00",  "#A65628", "#F781BF",
          "#999999", "#66C2A5", "#FC8D62", "#8DA0CB", "#E78AC3", "#A6D854", "#FFD92F", "#E5C494", "#B3B3B3", 
          "#8DD3C7", "#FFFFB3", "#BEBADA", "#FB8072", "#80B1D3", "#FDB462", "#B3DE69", "#FCCDE5",
          "#D9D9D9", "#BC80BD", "#CCEBC5", "#FFED6F")


## code

targetmatvec=unlist(targetmat)+1
yrange=range(targetmatvec[targetmatvec>0]);
# yrange[1]=1; # set the minimum value to 1
for(i in 1:length(targetmat)){
  vali=targetmat[[i]]+1;
  if(i==1){
    plot(1:length(vali),vali,type='b',las=1,pch=20,main=paste('sgRNAs in',targetgene),ylab='Read counts',xlab='Samples',xlim=c(0.7,length(vali)+0.3),ylim = yrange,col=colors[(i %% length(colors))],xaxt='n',log='y')
    axis(1,at=1:length(vali),labels=(collabel),las=2)
    # lines(0:100,rep(1,101),col='black');
  }else{
    lines(1:length(vali),vali,type='b',pch=20,col=colors[(i %% length(colors))])
  }
}



dev.off()
Sweave("S5A_c1_t0_summary.Rnw");
library(tools);

texi2dvi("S5A_c1_t0_summary.tex",pdf=TRUE);
